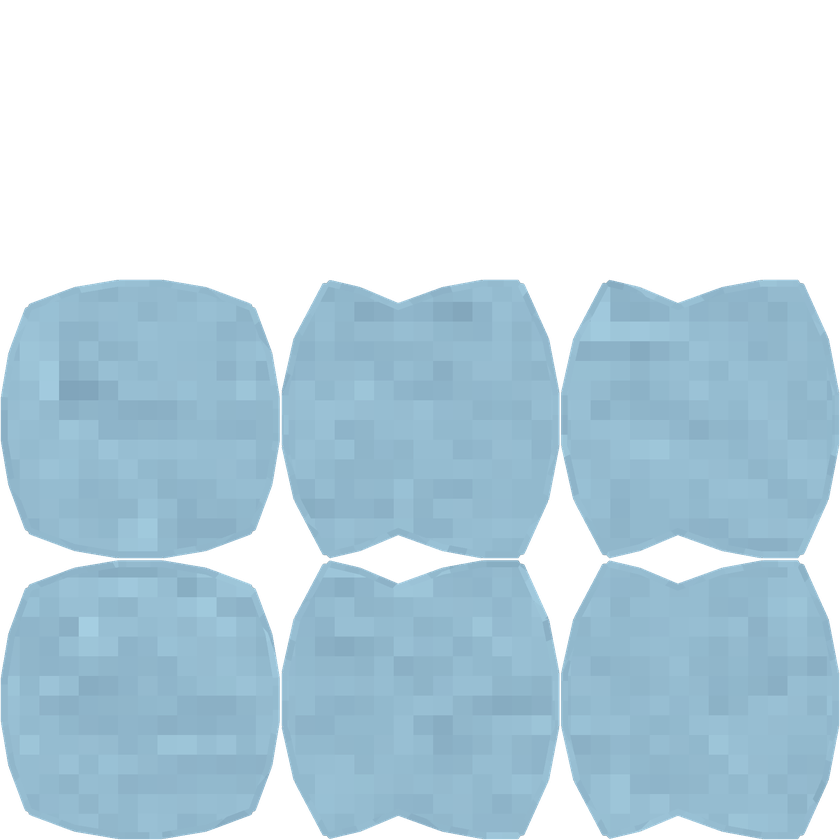
#> input picture Assets/Materials/Textures/FAIRY.png, 840 x 840 px, shrunk from 2048 x 2048 before the run, found by its file name
$ python transparent-border-crop.py
#> lines starting #> are read from the running program, lines starting #| are printed output that depends on the picture
from PIL import Image

def crop_transparent(image_path):
    # Open the image
#> called with image_path = '../Fairy.png'
    image = Image.open(image_path)
#> image is the input picture: PIL image 840x840 RGBA; mean R, G, B, A 86.1, 108.6, 120.5, 145.9

    # Get the alpha channel (transparency) if exists
    if image.mode in ('RGBA', 'LA') or (image.mode == 'P' and 'transparency' in image.info):
        alpha = image.convert('RGBA').split()[-1]
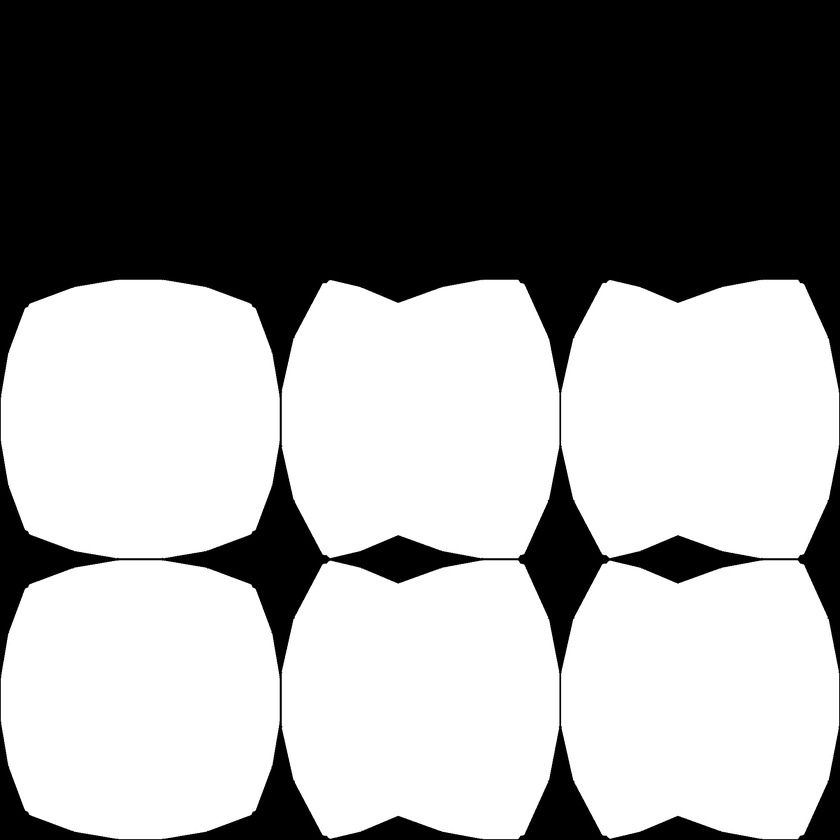
#> alpha: PIL image 840x840 L; min 0, max 255, mean 145.9

        # Get the bounding box of non-transparent pixels
        bbox = alpha.getbbox()
#> bbox = (0, 277, 840, 840)

        # Crop the image with the bounding box
        cropped_image = image.crop(bbox)
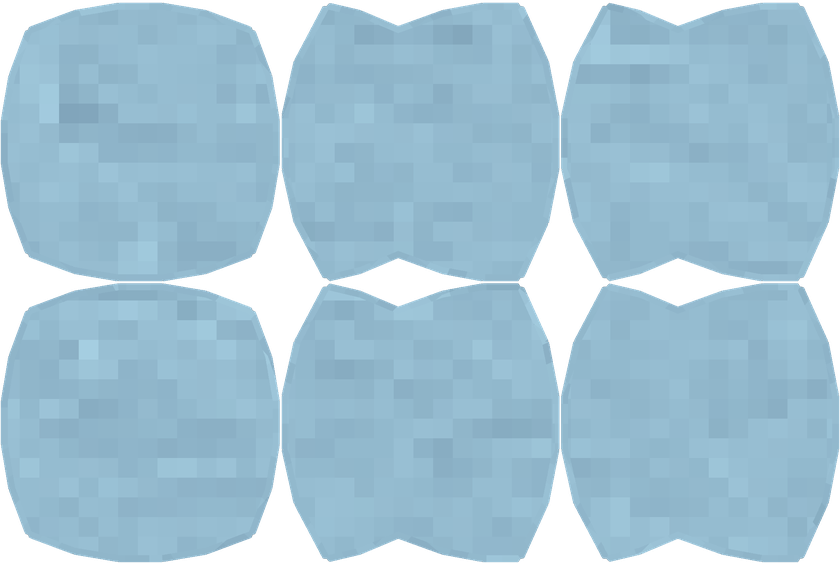
#> cropped_image: PIL image 840x563 RGBA; mean R, G, B, A 128.4, 162.1, 179.7, 217.6; transparent parts drawn white

        # Save the cropped image
        cropped_image.save("../Fairy_Cropped.png")
        print("Cropped image saved as 'cropped_" + image_path + "'")
    else:
        print("The image doesn't have a transparency channel.")

# Example usage
if __name__ == "__main__":
    image_path = "../Fairy.png"
    crop_transparent(image_path)
